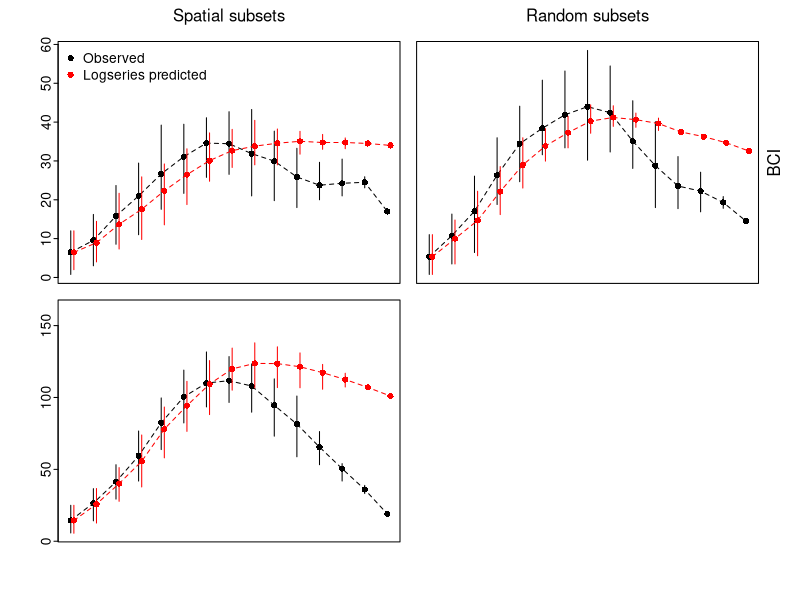

Write R code to recreate this figure. (Note: this script raises an error after producing the figure.)
scalePlot <- function(summ, y, jit = 1, col = 'black', ylim = NULL, add = FALSE, ...) {
    x <- summ$scale * jit
    
    if(is.null(ylim)) {
        ylim <- range(summ[, grep(y, colnames(summ))])
    }
    
    if(add) {
        lines(x, summ[[y]], col = col, lty = 2)
        segments(x0 = x, 
                 y0 = summ[[paste(y, 'ci1', sep = '.')]], y1 = summ[[paste(y, 'ci2', sep = '.')]], 
                 col = col)
        points(x, summ[[y]], pch = 16, col = col)
    } else {
        plot(x, summ[[y]], pch = 16, col = col, ylim = ylim,
             panel.first = {
                 lines(x, summ[[y]], col = col, lty = 2)
                 segments(x0 = x, 
                          y0 = summ[[paste(y, 'ci1', sep = '.')]], y1 = summ[[paste(y, 'ci2', sep = '.')]], 
                          col = col)
             }, ...)
    }
}

singScaleSumm <- read.csv('scaling_fisherSingletons.csv', as.is = TRUE)
relLLScaleSumm <- read.csv('scaling_fisherRelLL.csv', as.is = TRUE)
zScaleSumm <- read.csv('scaling_fisherZ.csv', as.is = TRUE)

par(mfrow = c(2, 2), mar = c(0, 0, 0, 0) + 0.5, oma = c(3, 3, 2, 2), mgp = c(2, 0.25, 0), tcl = -0.25)

scalePlot(singScaleSumm[singScaleSumm$site == 'BCI', ], 'n1obs', log = 'x', xaxt = 'n')
scalePlot(singScaleSumm[singScaleSumm$site == 'BCI', ], 'n1fish', add = TRUE, jit = 1.1, col = 'red')
legend('topleft', legend = c('Observed', 'Logseries predicted'), col = c('black', 'red'), pch = 16, bty = 'n')
mtext('Spatial subsets', side = 3, line = 1)

scalePlot(singScaleSumm[singScaleSumm$site == 'BCI', ], 'perm.n1obs', log = 'x', xaxt = 'n', yaxt = 'n')
scalePlot(singScaleSumm[singScaleSumm$site == 'BCI', ], 'perm.n1fish', add = TRUE, jit = 1.1, col = 'red')
mtext('BCI', side = 4, line = 0.5)
mtext('Random subsets', side = 3, line = 1)

scalePlot(singScaleSumm[singScaleSumm$site == 'PASO', ], 'n1obs', log = 'x', xaxt = 'n')
scalePlot(singScaleSumm[singScaleSumm$site == 'PASO', ], 'n1fish', add = TRUE, jit = 1.1, col = 'red', xaxt = 'n')
logAxis(1, expLab = TRUE)

scalePlot(singScaleSumm[singScaleSumm$site == 'PASO', ], 'perm.n1obs', log = 'x', xaxt = 'n', yaxt = 'n')
scalePlot(singScaleSumm[singScaleSumm$site == 'PASO', ], 'perm.n1fish', add = TRUE, jit = 1.1, col = 'red', xaxt = 'n')
logAxis(1, expLab = TRUE)
mtext('PASO', side = 4, line = 0.5)

mtext(expression('Area ('*m^2*')'), side = 1, line = 1, outer = TRUE)
mtext('Number of singletons', side = 2, line = 1, outer = TRUE)


par(mfrow = c(2, 1), mar = c(0, 0, 0, 0) + 0.5, oma = c(3, 3, 2, 2), mgp = c(2, 0.25, 0), tcl = -0.25)

scalePlot(singScaleSumm[singScaleSumm$site == 'BCI', ], 'n1obs', log = 'x', xaxt = 'n')
scalePlot(singScaleSumm[singScaleSumm$site == 'BCI', ], 'perm.n1obs', add = TRUE, jit = 1.1, col = 'red')
mtext('BCI', side = 4, line = 0.5)

scalePlot(singScaleSumm[singScaleSumm$site == 'PASO', ], 'n1obs', log = 'x', xaxt = 'n')
scalePlot(singScaleSumm[singScaleSumm$site == 'PASO', ], 'perm.n1obs', add = TRUE, jit = 1.1, col = 'red')
logAxis(1, expLab = TRUE)
mtext('PASO', side = 4, line = 0.5)

mtext(expression('Area ('*m^2*')'), side = 1, line = 1, outer = TRUE)
mtext('Number of singletons', side = 2, line = 1, outer = TRUE)







par(mfrow = c(2, 2), mar = c(0, 0, 0, 0) + 0.5, oma = c(3, 3, 2, 2), mgp = c(2, 0.25, 0), tcl = -0.25)
scalePlot(relLLScaleSumm[relLLScaleSumm$site == 'BCI', ], 'llST', log = 'x')
scalePlot(relLLScaleSumm[relLLScaleSumm$site == 'BCI', ], 'llF', col = 'red', add = TRUE)

scalePlot(relLLScaleSumm[relLLScaleSumm$site == 'BCI', ], 'perm.llST', log = 'x')
scalePlot(relLLScaleSumm[relLLScaleSumm$site == 'BCI', ], 'perm.llF', col = 'red', add = TRUE)

scalePlot(relLLScaleSumm[relLLScaleSumm$site == 'PASO', ], 'llST', log = 'x')
scalePlot(relLLScaleSumm[relLLScaleSumm$site == 'PASO', ], 'llF', col = 'red', add = TRUE)

scalePlot(relLLScaleSumm[relLLScaleSumm$site == 'PASO', ], 'perm.llST', log = 'x')
scalePlot(relLLScaleSumm[relLLScaleSumm$site == 'PASO', ], 'perm.llF', col = 'red', add = TRUE)








par(mfcol = c(3, 1), mar = c(2, 2, 0, 0))

scalePlot(singScaleSumm[singScaleSumm$site == 'PASO', ], 'n1diff', log = 'x', xaxt = 'n')
scalePlot(singScaleSumm[singScaleSumm$site == 'PASO', ], 'perm.n1diff', log = 'x', xaxt = 'n', col = 'red', add = TRUE)
abline(h = 0, col = 'gray')

scalePlot(relLLScaleSumm[relLLScaleSumm$site == 'PASO', ], 'relLL', log = 'x')
scalePlot(relLLScaleSumm[relLLScaleSumm$site == 'PASO', ], 'perm.relLL', log = 'x', col = 'red', add = TRUE)
abline(h = 0, col = 'gray')

scalePlot(zScaleSumm[zScaleSumm$site == 'PASO', ], 'z2', log = 'x')
scalePlot(zScaleSumm[zScaleSumm$site == 'PASO', ], 'perm.z2', log = 'x', col = 'red', add = TRUE)
abline(h = qchisq(0.95, 1), col = 'gray')





par(mfcol = c(3, 1), mar = c(2, 2, 0, 0))
scalePlot(singScaleSumm[singScaleSumm$site == 'BCI', ], 'n1diff', log = 'x', xaxt = 'n')
scalePlot(singScaleSumm[singScaleSumm$site == 'BCI', ], 'perm.n1diff', log = 'x', xaxt = 'n', col = 'red', add = TRUE)
abline(h = 0, col = 'gray')

scalePlot(relLLScaleSumm[relLLScaleSumm$site == 'BCI', ], 'relLL', log = 'x')
scalePlot(relLLScaleSumm[relLLScaleSumm$site == 'BCI', ], 'perm.relLL', log = 'x', col = 'red', add = TRUE)
abline(h = 0, col = 'gray')

scalePlot(zScaleSumm[zScaleSumm$site == 'BCI', ], 'z2', log = 'x')
scalePlot(zScaleSumm[zScaleSumm$site == 'BCI', ], 'perm.z2', log = 'x', col = 'red', add = TRUE)
abline(h = qchisq(0.95, 1), col = 'gray')
